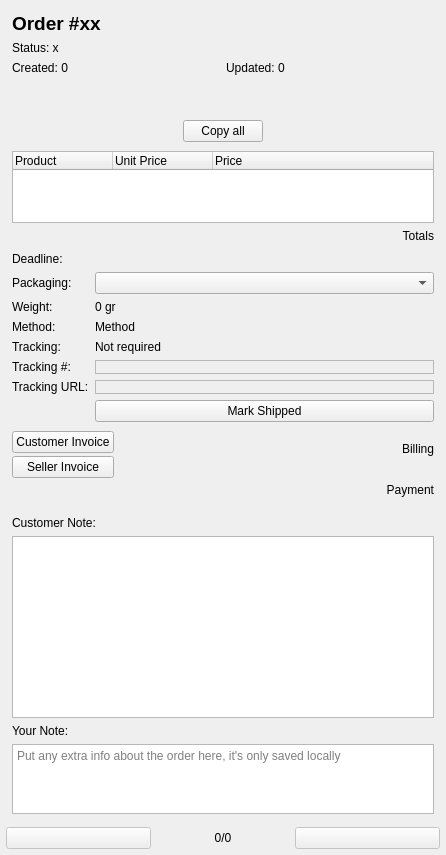
<?xml version="1.0" encoding="UTF-8"?>
<ui version="4.0">
 <class>OrderDetailsWidget</class>
 <widget class="QWidget" name="OrderDetailsWidget">
  <property name="geometry">
   <rect>
    <x>0</x>
    <y>0</y>
    <width>446</width>
    <height>855</height>
   </rect>
  </property>
  <property name="windowTitle">
   <string>Order Details</string>
  </property>
  <layout class="QVBoxLayout" name="verticalLayout">
   <property name="spacing">
    <number>0</number>
   </property>
   <property name="leftMargin">
    <number>3</number>
   </property>
   <property name="topMargin">
    <number>3</number>
   </property>
   <property name="rightMargin">
    <number>3</number>
   </property>
   <property name="bottomMargin">
    <number>3</number>
   </property>
   <item>
    <widget class="QWidget" name="widget" native="true">
     <layout class="QVBoxLayout" name="verticalLayout_4">
      <item>
       <layout class="QHBoxLayout" name="numberHorizontalLayout">
        <item>
         <widget class="QLabel" name="orderNumberLabel">
          <property name="font">
           <font>
            <pointsize>14</pointsize>
            <bold>true</bold>
           </font>
          </property>
          <property name="text">
           <string>Order #xx</string>
          </property>
          <property name="textFormat">
           <enum>Qt::RichText</enum>
          </property>
          <property name="openExternalLinks">
           <bool>true</bool>
          </property>
         </widget>
        </item>
        <item>
         <widget class="QPushButton" name="collapseButton">
          <property name="sizePolicy">
           <sizepolicy hsizetype="Maximum" vsizetype="Fixed">
            <horstretch>0</horstretch>
            <verstretch>0</verstretch>
           </sizepolicy>
          </property>
          <property name="text">
           <string/>
          </property>
          <property name="icon">
           <iconset resource="../res.qrc">
            <normaloff>:/res/icons/collapse_right.png</normaloff>:/res/icons/collapse_right.png</iconset>
          </property>
          <property name="flat">
           <bool>true</bool>
          </property>
         </widget>
        </item>
       </layout>
      </item>
      <item>
       <widget class="QLabel" name="orderStatusLabel">
        <property name="text">
         <string>Status: x</string>
        </property>
       </widget>
      </item>
      <item>
       <layout class="QHBoxLayout" name="datesHorizontalLayout">
        <item>
         <widget class="QLabel" name="createdAtLabel">
          <property name="text">
           <string>Created: 0</string>
          </property>
         </widget>
        </item>
        <item>
         <widget class="QLabel" name="updatedAtLabel">
          <property name="text">
           <string>Updated: 0</string>
          </property>
         </widget>
        </item>
       </layout>
      </item>
     </layout>
    </widget>
   </item>
   <item>
    <widget class="CollapsibleWidgetHeader" name="addressHeader" native="true">
     <property name="title" stdset="0">
      <string>Address:</string>
     </property>
    </widget>
   </item>
   <item>
    <widget class="QWidget" name="addressContainer" native="true">
     <layout class="QVBoxLayout" name="verticalLayout_5">
      <property name="topMargin">
       <number>0</number>
      </property>
      <item>
       <layout class="QHBoxLayout" name="nameHorizontalLayout">
        <item>
         <widget class="ClickyLineEdit" name="addressNameEdit">
          <property name="frameShape">
           <enum>QFrame::StyledPanel</enum>
          </property>
          <property name="frameShadow">
           <enum>QFrame::Raised</enum>
          </property>
          <property name="placeholderText" stdset="0">
           <string>Name</string>
          </property>
          <property name="type" stdset="0">
           <number>0</number>
          </property>
         </widget>
        </item>
        <item>
         <widget class="ClickyLineEdit" name="addressOrgEdit">
          <property name="frameShape">
           <enum>QFrame::StyledPanel</enum>
          </property>
          <property name="frameShadow">
           <enum>QFrame::Raised</enum>
          </property>
          <property name="placeholderText" stdset="0">
           <string>Organization</string>
          </property>
          <property name="type" stdset="0">
           <number>0</number>
          </property>
         </widget>
        </item>
       </layout>
      </item>
      <item>
       <widget class="ClickyLineEdit" name="address1Edit">
        <property name="frameShape">
         <enum>QFrame::StyledPanel</enum>
        </property>
        <property name="frameShadow">
         <enum>QFrame::Raised</enum>
        </property>
        <property name="placeholderText" stdset="0">
         <string>Address 1</string>
        </property>
        <property name="type" stdset="0">
         <number>0</number>
        </property>
       </widget>
      </item>
      <item>
       <widget class="ClickyLineEdit" name="address2Edit">
        <property name="frameShape">
         <enum>QFrame::StyledPanel</enum>
        </property>
        <property name="frameShadow">
         <enum>QFrame::Raised</enum>
        </property>
        <property name="placeholderText" stdset="0">
         <string>Address 2</string>
        </property>
        <property name="type" stdset="0">
         <number>0</number>
        </property>
       </widget>
      </item>
      <item>
       <layout class="QHBoxLayout" name="zipHorizontalLayout">
        <item>
         <widget class="ClickyLineEdit" name="addressZipEdit">
          <property name="frameShape">
           <enum>QFrame::StyledPanel</enum>
          </property>
          <property name="frameShadow">
           <enum>QFrame::Raised</enum>
          </property>
          <property name="placeholderText" stdset="0">
           <string>Postal Code</string>
          </property>
          <property name="type" stdset="0">
           <number>0</number>
          </property>
         </widget>
        </item>
        <item>
         <widget class="ClickyLineEdit" name="addressCityEdit">
          <property name="frameShape">
           <enum>QFrame::StyledPanel</enum>
          </property>
          <property name="frameShadow">
           <enum>QFrame::Raised</enum>
          </property>
          <property name="placeholderText" stdset="0">
           <string>City, State</string>
          </property>
          <property name="type" stdset="0">
           <number>0</number>
          </property>
         </widget>
        </item>
       </layout>
      </item>
      <item>
       <widget class="ClickyLineEdit" name="addressCountryEdit">
        <property name="frameShape">
         <enum>QFrame::StyledPanel</enum>
        </property>
        <property name="frameShadow">
         <enum>QFrame::Raised</enum>
        </property>
        <property name="placeholderText" stdset="0">
         <string>Country</string>
        </property>
        <property name="type" stdset="0">
         <number>0</number>
        </property>
       </widget>
      </item>
      <item>
       <layout class="QHBoxLayout" name="emailHorizontalLayout">
        <item>
         <widget class="ClickyLineEdit" name="addressPhoneEdit">
          <property name="frameShape">
           <enum>QFrame::StyledPanel</enum>
          </property>
          <property name="frameShadow">
           <enum>QFrame::Raised</enum>
          </property>
          <property name="placeholderText" stdset="0">
           <string>Phone #</string>
          </property>
          <property name="type" stdset="0">
           <number>0</number>
          </property>
         </widget>
        </item>
        <item>
         <widget class="ClickyLineEdit" name="addressEmailEdit">
          <property name="frameShape">
           <enum>QFrame::StyledPanel</enum>
          </property>
          <property name="frameShadow">
           <enum>QFrame::Raised</enum>
          </property>
          <property name="placeholderText" stdset="0">
           <string>Email</string>
          </property>
          <property name="type" stdset="0">
           <number>0</number>
          </property>
         </widget>
        </item>
       </layout>
      </item>
      <item>
       <layout class="QHBoxLayout" name="copyAllHorizontalLayout">
        <item>
         <spacer name="horizontalSpacer">
          <property name="orientation">
           <enum>Qt::Horizontal</enum>
          </property>
          <property name="sizeHint" stdset="0">
           <size>
            <width>40</width>
            <height>20</height>
           </size>
          </property>
         </spacer>
        </item>
        <item>
         <widget class="QPushButton" name="addressCopyAllButton">
          <property name="text">
           <string>Copy all</string>
          </property>
         </widget>
        </item>
        <item>
         <spacer name="horizontalSpacer_2">
          <property name="orientation">
           <enum>Qt::Horizontal</enum>
          </property>
          <property name="sizeHint" stdset="0">
           <size>
            <width>40</width>
            <height>20</height>
           </size>
          </property>
         </spacer>
        </item>
       </layout>
      </item>
     </layout>
    </widget>
   </item>
   <item>
    <widget class="CollapsibleWidgetHeader" name="itemsHeader" native="true">
     <property name="title" stdset="0">
      <string>Items:</string>
     </property>
    </widget>
   </item>
   <item>
    <widget class="QWidget" name="itemsContainer" native="true">
     <layout class="QVBoxLayout" name="verticalLayout_6">
      <property name="topMargin">
       <number>0</number>
      </property>
      <item>
       <widget class="QTreeWidget" name="itemsTreeWidget">
        <property name="sizePolicy">
         <sizepolicy hsizetype="Expanding" vsizetype="Minimum">
          <horstretch>0</horstretch>
          <verstretch>0</verstretch>
         </sizepolicy>
        </property>
        <property name="sizeAdjustPolicy">
         <enum>QAbstractScrollArea::AdjustToContents</enum>
        </property>
        <property name="editTriggers">
         <set>QAbstractItemView::NoEditTriggers</set>
        </property>
        <property name="indentation">
         <number>10</number>
        </property>
        <column>
         <property name="text">
          <string>Product</string>
         </property>
        </column>
        <column>
         <property name="text">
          <string>Unit Price</string>
         </property>
        </column>
        <column>
         <property name="text">
          <string>Price</string>
         </property>
        </column>
       </widget>
      </item>
      <item>
       <widget class="QLabel" name="itemsTotalLabel">
        <property name="font">
         <font/>
        </property>
        <property name="text">
         <string>Totals</string>
        </property>
        <property name="alignment">
         <set>Qt::AlignRight|Qt::AlignTrailing|Qt::AlignVCenter</set>
        </property>
       </widget>
      </item>
     </layout>
    </widget>
   </item>
   <item>
    <widget class="CollapsibleWidgetHeader" name="shippingHeader" native="true">
     <property name="title" stdset="0">
      <string>Shipping:</string>
     </property>
    </widget>
   </item>
   <item>
    <widget class="QWidget" name="shippingContainer" native="true">
     <layout class="QFormLayout" name="formLayout">
      <property name="topMargin">
       <number>0</number>
      </property>
      <item row="2" column="0">
       <widget class="QLabel" name="shippingWeightLabel">
        <property name="text">
         <string>Weight:</string>
        </property>
       </widget>
      </item>
      <item row="2" column="1">
       <widget class="QLabel" name="shippingWeightValueLabel">
        <property name="text">
         <string>0 gr</string>
        </property>
       </widget>
      </item>
      <item row="3" column="0">
       <widget class="QLabel" name="shippingMethodLabel">
        <property name="text">
         <string>Method:</string>
        </property>
       </widget>
      </item>
      <item row="3" column="1">
       <widget class="QLabel" name="shippingMethodValueLabel">
        <property name="text">
         <string>Method</string>
        </property>
       </widget>
      </item>
      <item row="4" column="0">
       <widget class="QLabel" name="shippingTrackingLabel">
        <property name="text">
         <string>Tracking:</string>
        </property>
       </widget>
      </item>
      <item row="4" column="1">
       <widget class="QLabel" name="shippingTrackingRequiredLabel">
        <property name="text">
         <string>Not required</string>
        </property>
       </widget>
      </item>
      <item row="5" column="0">
       <widget class="QLabel" name="shippingTrackingNoLabel">
        <property name="text">
         <string>Tracking #:</string>
        </property>
       </widget>
      </item>
      <item row="5" column="1">
       <widget class="ClickyLineEdit" name="shippingTrackingNoEdit">
        <property name="frameShape">
         <enum>QFrame::StyledPanel</enum>
        </property>
        <property name="frameShadow">
         <enum>QFrame::Raised</enum>
        </property>
        <property name="placeholderText" stdset="0">
         <string>Untracked</string>
        </property>
        <property name="type" stdset="0">
         <number>0</number>
        </property>
       </widget>
      </item>
      <item row="6" column="0">
       <widget class="QLabel" name="shippingTrackingUrlLabel">
        <property name="text">
         <string>Tracking URL:</string>
        </property>
       </widget>
      </item>
      <item row="6" column="1">
       <widget class="ClickyLineEdit" name="shippingTrackingUrlEdit">
        <property name="frameShape">
         <enum>QFrame::StyledPanel</enum>
        </property>
        <property name="frameShadow">
         <enum>QFrame::Raised</enum>
        </property>
        <property name="placeholderText" stdset="0">
         <string>Untracked</string>
        </property>
        <property name="type" stdset="0">
         <number>1</number>
        </property>
       </widget>
      </item>
      <item row="7" column="1">
       <widget class="QPushButton" name="shippingSubmitButton">
        <property name="text">
         <string>Mark Shipped</string>
        </property>
       </widget>
      </item>
      <item row="1" column="0">
       <widget class="QLabel" name="shippingPackagingLabel">
        <property name="text">
         <string>Packaging:</string>
        </property>
       </widget>
      </item>
      <item row="0" column="0">
       <widget class="QLabel" name="shippingDeadlineLabel">
        <property name="text">
         <string>Deadline:</string>
        </property>
       </widget>
      </item>
      <item row="0" column="1">
       <widget class="QLabel" name="shippingDeadlineValueLabel">
        <property name="text">
         <string/>
        </property>
       </widget>
      </item>
      <item row="1" column="1">
       <widget class="QComboBox" name="shippingPackagingComboBox"/>
      </item>
     </layout>
    </widget>
   </item>
   <item>
    <widget class="CollapsibleWidgetHeader" name="billingHeader" native="true">
     <property name="title" stdset="0">
      <string>Billing:</string>
     </property>
    </widget>
   </item>
   <item>
    <widget class="QWidget" name="billingContainer" native="true">
     <layout class="QHBoxLayout" name="horizontalLayout">
      <property name="topMargin">
       <number>0</number>
      </property>
      <item>
       <layout class="QVBoxLayout" name="verticalLayout_2">
        <property name="spacing">
         <number>3</number>
        </property>
        <item>
         <widget class="QPushButton" name="customerInvoiceButton">
          <property name="text">
           <string>Customer Invoice</string>
          </property>
         </widget>
        </item>
        <item>
         <widget class="QPushButton" name="sellerInvoiceButton">
          <property name="text">
           <string>Seller Invoice</string>
          </property>
         </widget>
        </item>
        <item>
         <spacer name="verticalSpacer_2">
          <property name="orientation">
           <enum>Qt::Vertical</enum>
          </property>
          <property name="sizeHint" stdset="0">
           <size>
            <width>20</width>
            <height>40</height>
           </size>
          </property>
         </spacer>
        </item>
       </layout>
      </item>
      <item>
       <spacer name="horizontalSpacer_3">
        <property name="orientation">
         <enum>Qt::Horizontal</enum>
        </property>
        <property name="sizeHint" stdset="0">
         <size>
          <width>40</width>
          <height>20</height>
         </size>
        </property>
       </spacer>
      </item>
      <item>
       <layout class="QVBoxLayout" name="verticalLayout_3">
        <item>
         <widget class="QLabel" name="billingLabel">
          <property name="font">
           <font/>
          </property>
          <property name="text">
           <string>Billing</string>
          </property>
          <property name="alignment">
           <set>Qt::AlignRight|Qt::AlignTrailing|Qt::AlignVCenter</set>
          </property>
         </widget>
        </item>
        <item>
         <widget class="QLabel" name="billingLinkLabel">
          <property name="text">
           <string>Payment</string>
          </property>
          <property name="alignment">
           <set>Qt::AlignRight|Qt::AlignTrailing|Qt::AlignVCenter</set>
          </property>
          <property name="openExternalLinks">
           <bool>true</bool>
          </property>
         </widget>
        </item>
       </layout>
      </item>
     </layout>
    </widget>
   </item>
   <item>
    <widget class="CollapsibleWidgetHeader" name="notesHeader" native="true">
     <property name="title" stdset="0">
      <string>Notes:</string>
     </property>
    </widget>
   </item>
   <item>
    <widget class="QWidget" name="notesContainer" native="true">
     <layout class="QVBoxLayout" name="verticalLayout_7">
      <property name="topMargin">
       <number>0</number>
      </property>
      <item>
       <widget class="QLabel" name="customerNoteLabel">
        <property name="text">
         <string>Customer Note:</string>
        </property>
       </widget>
      </item>
      <item>
       <widget class="QPlainTextEdit" name="customerNoteTextEdit">
        <property name="readOnly">
         <bool>true</bool>
        </property>
       </widget>
      </item>
      <item>
       <widget class="QLabel" name="noteLabel">
        <property name="text">
         <string>Your Note:</string>
        </property>
       </widget>
      </item>
      <item>
       <widget class="QPlainTextEdit" name="noteTextEdit">
        <property name="sizeAdjustPolicy">
         <enum>QAbstractScrollArea::AdjustToContents</enum>
        </property>
        <property name="placeholderText">
         <string>Put any extra info about the order here, it's only saved locally</string>
        </property>
       </widget>
      </item>
     </layout>
    </widget>
   </item>
   <item>
    <spacer name="verticalSpacer">
     <property name="orientation">
      <enum>Qt::Vertical</enum>
     </property>
     <property name="sizeHint" stdset="0">
      <size>
       <width>20</width>
       <height>12</height>
      </size>
     </property>
    </spacer>
   </item>
   <item>
    <layout class="QHBoxLayout" name="buttonHorizontalLayout">
     <property name="leftMargin">
      <number>3</number>
     </property>
     <property name="topMargin">
      <number>3</number>
     </property>
     <property name="rightMargin">
      <number>3</number>
     </property>
     <property name="bottomMargin">
      <number>3</number>
     </property>
     <item>
      <widget class="QPushButton" name="prevOrderButton">
       <property name="enabled">
        <bool>false</bool>
       </property>
       <property name="icon">
        <iconset resource="../res.qrc">
         <normaloff>:/res/icons/arrow_left.png</normaloff>:/res/icons/arrow_left.png</iconset>
       </property>
      </widget>
     </item>
     <item>
      <widget class="QLabel" name="orderPosLabel">
       <property name="text">
        <string>0/0</string>
       </property>
       <property name="alignment">
        <set>Qt::AlignCenter</set>
       </property>
      </widget>
     </item>
     <item>
      <widget class="QPushButton" name="nextOrderButton">
       <property name="enabled">
        <bool>false</bool>
       </property>
       <property name="icon">
        <iconset resource="../res.qrc">
         <normaloff>:/res/icons/arrow_right.png</normaloff>:/res/icons/arrow_right.png</iconset>
       </property>
      </widget>
     </item>
    </layout>
   </item>
  </layout>
 </widget>
 <customwidgets>
  <customwidget>
   <class>ClickyLineEdit</class>
   <extends>QFrame</extends>
   <header>widgets/clickylineedit.h</header>
   <container>1</container>
  </customwidget>
  <customwidget>
   <class>CollapsibleWidgetHeader</class>
   <extends>QWidget</extends>
   <header>widgets/collapsiblewidgetheader.h</header>
   <container>1</container>
  </customwidget>
 </customwidgets>
 <resources>
  <include location="../res.qrc"/>
 </resources>
 <connections/>
</ui>
